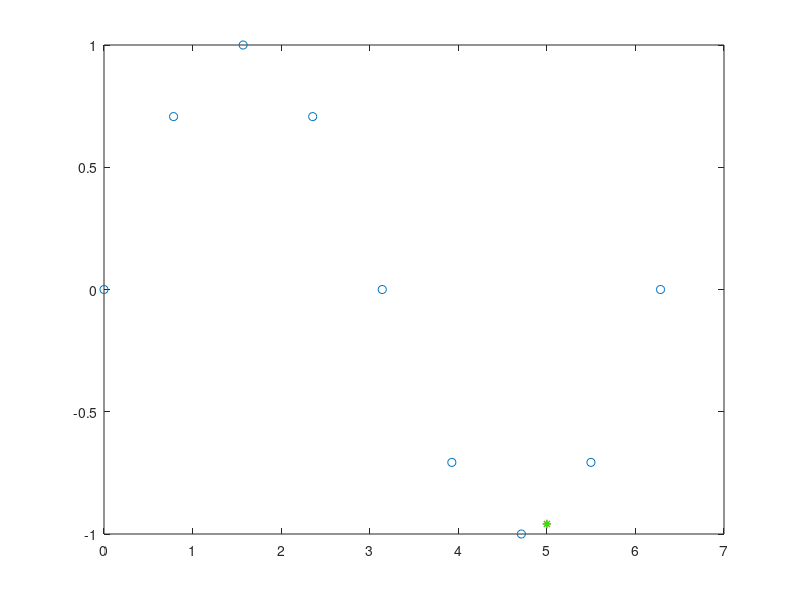

Here is the MATLAB script that generated this plot:
%% Interpoler la fonction sin(x) sur [0, 2Pi] avec un polynome de degr? 8 utilisant
% des points ?quidistants.

x = linspace(0, 2*pi, 10);                              % 10 points
y = sin(x);                                             % fonction
a = polyfit(x, y, 8)                                    % 8 = degr?, fais les coefficiants

xx = linspace(0, 2*pi, 1000);                           % 1000 points
yy = polyval(a, xx);                                    % valeurs du polynome a ses 1000 points
plot(x, y, 'x', xx, yy, 'red', xx, sin(xx), 'blue')

%% Utiliser un polynome de degr? 4 sur [1, 9] pour interpoler f(x)=e^(x/2)
% Refaire la m?me chose avec un spline

x = linspace(1, 9, 5); % 5 = degr? 4 + 1
y = exp(x/2); 
a = polyfit(x, y, 4); % 4 = degr?

xx = linspace(1, 9, 1000); 
yy = polyval(a, xx);

yys = spline(x,y,xx);

plot(x, y, 'x', xx, yy, 'red', xx, yys, 'blue', xx, exp(xx/2), 'yellow')

%% Interpoler lin?airement par morceau f(x) = 1/(1+25x^2) en utilisant 10 point equidistant entre -1 et 1.

x = linspace(-1, 1, 10);                                % 10 points
y = 1./(1+25*x.^2);                                     % fonction
a = polyfit(x, y, 9);                                   % 8 = degre

xx = linspace(-1, 1, 1000);                             % 1000 points
yy = 1./(1+25*xx.^2);                                   % valeurs du polyn?me ? ses 1000 points
plot(x, y, 'red', xx, yy, 'blue')

%% Utiliser spline pour dessiner un interpolant spline de la fonction e^(2x) * cos(ln(x))
% pour x dans [1, 7]. Trouver un nombre minimal de points pour avoir un bon
% ajustement.

x = linspace(1, 7, 15); 
y = exp(2*x).*cos(log(x));

xx = linspace(1, 7, 100);
yy = exp(2*xx).*cos(log(xx));

yys = spline(x, y, xx);

plot(x, y, 'x', xx, yy, 'blue')

%%%%%%%%%%%%%%%%%%%%%%%%%%%%%%%%%%%%%%%%%
%% Exercise 6
% Tom & Ben two siblings born the 27 oct '13
% cmd 'datenum' could be useful
%    DATE    Tom  Ben
% 27/10/2013 2.55 2.04 [kg]
% 19/11/2013 3.29 2.58
% 03/12/2013 3.97 2.84
% 20/12/2013 4.93 3.83
% 09/01/2014 5.81 4.62
% 23/01/2014 6.58 5.44
% 05/03/2014 7.54 6.18
% (a) Interpol using poly deg <= 6 and estimate weight 06/04/14
% (b) Again using interpol lin. by part
% (c) Again using interpol spline
% (d) Is the result plausible ?
% (e) Ideally, what should we do to estimate the weight in the future ?
%%%%%%%%%%%%%%%%%%%%%%%%%%%%%%%%%%%%%%%%%
d1 = datenum('27/10/2013', 'dd/mm/yyyy');
d2 = datenum('19/11/2013', 'dd/mm/yyyy');
d3 = datenum('03/12/2013', 'dd/mm/yyyy');
d4 = datenum('20/12/2013', 'dd/mm/yyyy');
d5 = datenum('09/01/2014', 'dd/mm/yyyy');
d6 = datenum('23/01/2014', 'dd/mm/yyyy');
d7 = datenum('05/03/2014', 'dd/mm/yyyy');
df = datenum('06/04/2014', 'dd/mm/yyyy')
dates = [d1, d2, d3, d4, d5, d6, d7];
Tom = [2.55, 3.29, 3.97, 4.93, 5.81, 6.58, 7.54];
Ben = [2.04, 2.58, 2.84, 3.83, 4.62, 5.44, 6.18];
% a) interpol polynomiale deg 6
xx = linspace(d1, d7, 1000);
pT = polyfit(dates, Tom, 6); % deg = nb pts - 1
pB = polyfit(dates, Ben, 6); % deg = nb pts - 1
p1 = polyval(pT, df)
p2 = polyval(pB, df)
% b) lin by part, and extrapolate to defined date
plot(dates, Tom, 'o-', dates, Ben, 'r*-');
datetick('x', 'dd.mm.yyyy', 'keepticks');
grid, legend('Tom', 'Ben');
pT1 = interp1(dates, Tom, df, 'linear', 'extrap')
pB1 = interp1(dates, Ben, df, 'linear', 'extrap')
% c) spline to extrapolate to defined date
sT = spline(dates, Tom, df)
sB = spline(dates, Ben, df)

%%
% Interpoler en un point 5
% Interolation sin(x) sur [0,2Pi] degr? <= 8
x = linspace(0, 2*pi, 9);
y = sin(x);
a = polyfit(x, y, 8);
%xx = linspace(0, 2*pi, 1000); 
yy = polyval(a, 5) 
plot(x, y, 'o', 5, yy, 'r*', 5, sin(5), 'g*')


%% 2.a

x = linspace(0, 6, 3);                              % 10 points
y = [1.225, 0.905, 0.652]';                                             % fonction

v = vander(x)\y
















